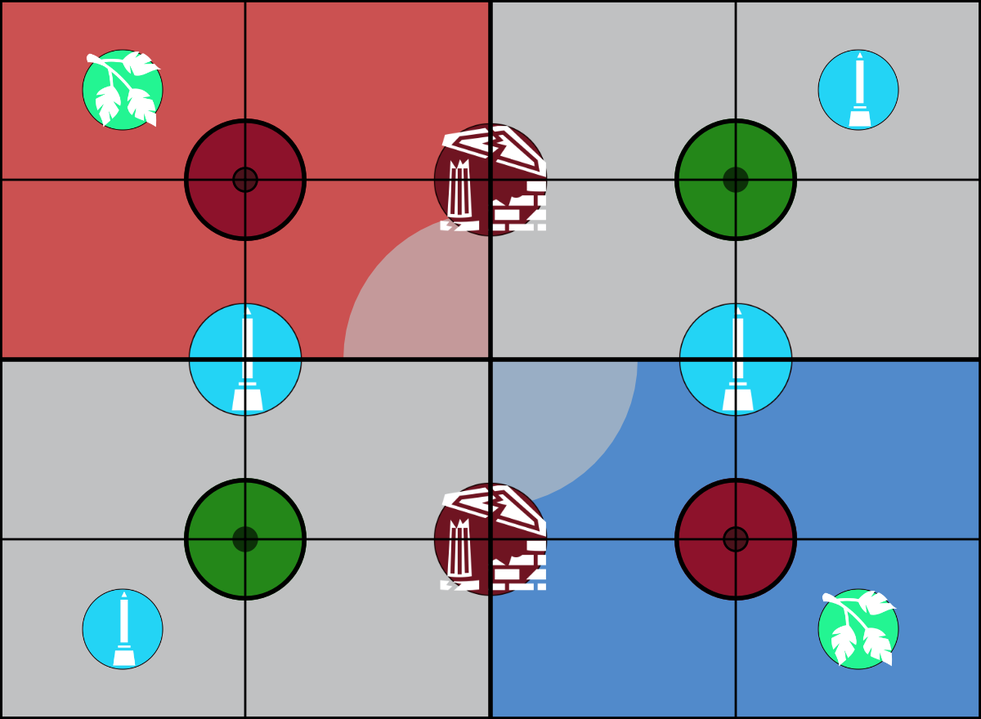
#> input picture assets/battle-plans-ageofindex/aos-passing-seasons.png, 981 x 719 px, shrunk from 1200 x 880 before the run, found by its file name
$ python extract_objects_cv.py
#> lines starting #> are read from the running program, lines starting #| are printed output that depends on the picture; after the words box and inside, x2 and y2 are one past the last pixel; in counts of white or black regions, pixels touching at a corner belong together
"""Extract battlefield objects from battle plan images using computer vision"""
import cv2
import numpy as np
from pathlib import Path
import json

def analyze_passing_seasons():
    """Analyze Passing Seasons battle plan to extract object positions"""

    # Load the AOI image (most accurate source)
    img_path = Path("assets/battle-plans-ageofindex/aos-passing-seasons.png")
    img = cv2.imread(str(img_path))
#> img is the input picture: shape (719, 981, 3); mean B, G, R 156.7, 145.7, 152

    if img is None:
        print(f"ERROR: Could not load {img_path}")
        return None

    height, width = img.shape[:2]
    print(f"Image size: {width}x{height}")
#| Image size: 981x719

    # Convert to HSV for color detection
    hsv = cv2.cvtColor(img, cv2.COLOR_BGR2HSV)
#> hsv: shape (719, 981, 3); mean H, S, V 84.4, 87, 187.7

    # Detect circles (objectives are usually circular markers)
    gray = cv2.cvtColor(img, cv2.COLOR_BGR2GRAY)
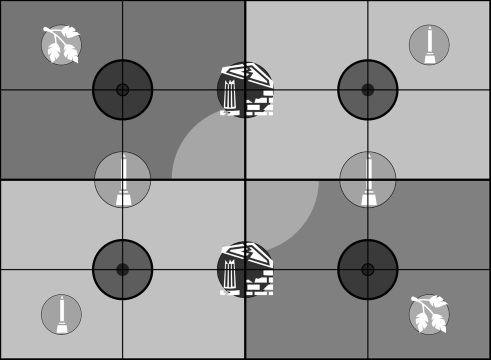
#> gray: shape (719, 981) (shown at 1/2 size); min 0, max 255, mean 148.7
    gray = cv2.medianBlur(gray, 5)
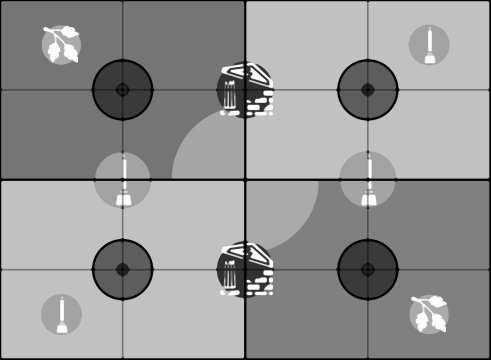
#> gray: shape (719, 981) (shown at 1/2 size); min 0, max 255, mean 149.3

    circles = cv2.HoughCircles(
        gray,
        cv2.HOUGH_GRADIENT,
        dp=1,
        minDist=30,
        param1=50,
        param2=30,
        minRadius=5,
        maxRadius=30
    )
#> circles = [[244.5, 179.5, 13.4], [735.5, 538.5, 13.4]]

    objects = []
    if circles is not None:
        circles = np.uint16(np.around(circles))
#> circles = [[244, 180, 13], [736, 538, 13]]
        print(f"\nFound {len(circles[0])} circular objects:")
#| Found 2 circular objects:

        for i, (x, y, r) in enumerate(circles[0]):
            # Sample color at circle center
            color_sample = hsv[y, x]
            h, s, v = color_sample

            # Determine color based on HSV
            if s < 50:
                color = "white/gray"
            elif 20 < h < 40:
                color = "yellow/gold"
            elif 40 < h < 80:
                color = "green"
            elif 0 < h < 20 or h > 160:
                color = "red/brown"
            elif 80 < h < 140:
                color = "blue"
            else:
                color = "unknown"

            # Convert pixel coordinates to battlefield coordinates
            # Assume battlefield is 60"x44" and centered in image
            # This needs calibration based on actual image layout
            battlefield_x = (x / width) * 60
            battlefield_y = (y / height) * 44

            obj = {
                "type": "objective",
                "x": round(battlefield_x, 1),
                "y": round(battlefield_y, 1),
                "color": color,
                "pixel_pos": [int(x), int(y)],
                "radius": int(r)
            }
            objects.append(obj)
            print(f"  {i+1}. Position ({obj['x']}\", {obj['y']}\") - {color} - radius {r}px at ({x}, {y})")
#> this loop made 2 passes
#> (x, y, r, h, s, v, color, battlefield_x) on passes 1 to 2: (244, 180, 13, 0, 0, 0, 'white/gray', 14.92), (736, 538, 13, 0, 0, 0, 'white/gray', 45.02)
#> (printed output is left out)
#> after the loop, objects = 2 items

    # Save annotated image for verification
    if circles is not None:
        img_annotated = img.copy()
        for x, y, r in circles[0]:
            cv2.circle(img_annotated, (x, y), r, (0, 255, 0), 2)
            cv2.circle(img_annotated, (x, y), 2, (0, 0, 255), 3)
#> this loop made 2 passes
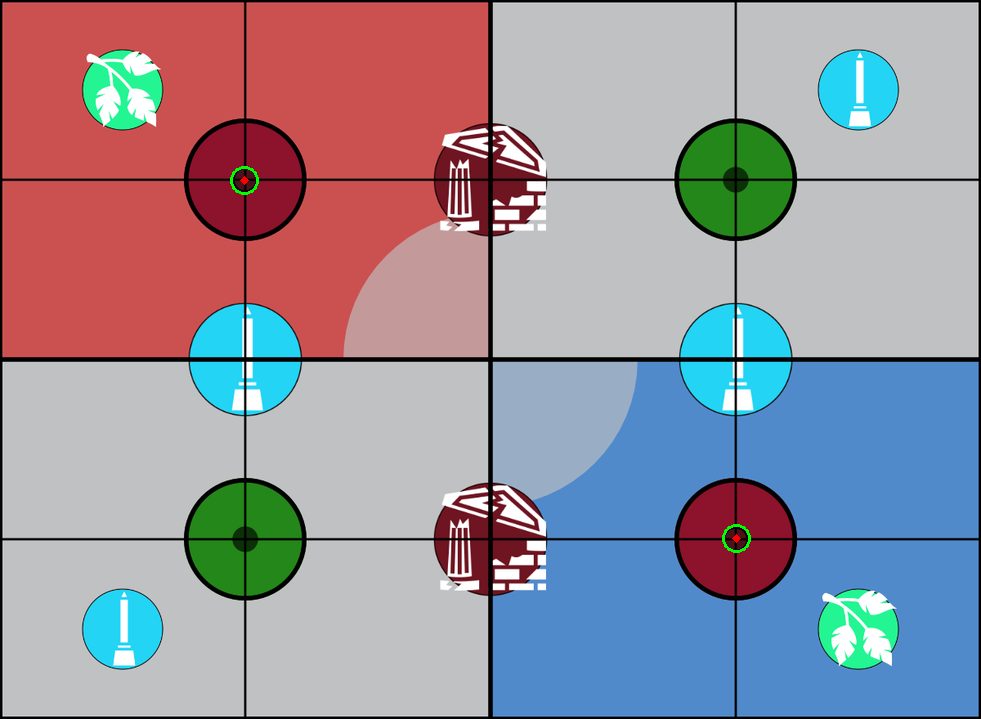
#> img_annotated: shape (719, 981, 3); 0.08% of pixels changed, all inside (x1, y1, x2, y2) = (230, 166, 751, 553)

        output_path = Path("temp_passing_seasons_analyzed.png")
        cv2.imwrite(str(output_path), img_annotated)
        print(f"\nSaved annotated image to {output_path}")

    return objects

if __name__ == "__main__":
    print("Analyzing Passing Seasons battle plan...")
    objects = analyze_passing_seasons()
#> objects = 2 items

    if objects:
        print(f"\nExtracted {len(objects)} objects:")
#| Extracted 2 objects:
        print(json.dumps(objects, indent=2))
#> (printed output is left out)

$ run again, with assets/battle-plans-ageofindex/aos-bountiful-equinox.png copied over assets/battle-plans-ageofindex/aos-passing-seasons.png
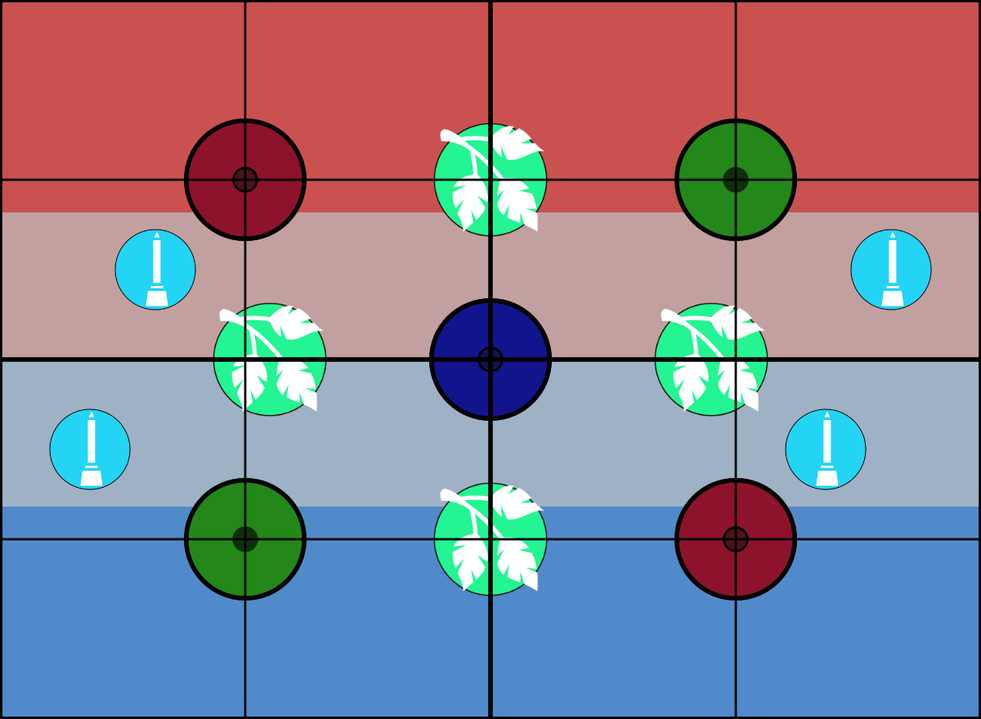
#> input picture assets/battle-plans-ageofindex/aos-bountiful-equinox.png, 981 x 719 px, shrunk from 1200 x 880 before the run, found by its file name
#> in analyze_passing_seasons, img is the input picture: shape (719, 981, 3); mean B, G, R 146.3, 130, 138.8
#| Image size: 981x719
#> hsv: shape (719, 981, 3); mean H, S, V 57.9, 120.8, 190.4
#> in analyze_passing_seasons, `gray = cv2.cvtColor(img, cv2.COLOR_BGR2GRAY)`:
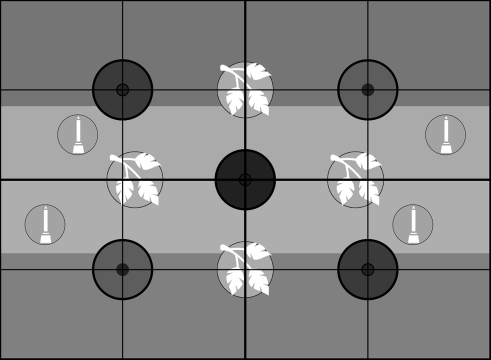
#> gray: shape (719, 981) (shown at 1/2 size); min 0, max 255, mean 134.2
#> in analyze_passing_seasons, `circles = cv2.HoughCircles( gray, cv2.HOUGH_GRADIENT, dp=1, minDist=30..`: circles = [[244.5, 179.5, 13.4], [735.5, 538.5, 13.4]]
#> in analyze_passing_seasons, `circles = np.uint16(np.around(circles))`: circles = [[244, 180, 13], [736, 538, 13]]
#| Found 2 circular objects:
#> the loop in analyze_passing_seasons, `for i, (x, y, r) in enumerate(circles[0]):` made 2 passes
#> (x, y, r, h, s, v, color, battlefield_x) on passes 1 to 2: (244, 180, 13, 0, 0, 0, 'white/gray', 14.92), (736, 538, 13, 0, 0, 0, 'white/gray', 45.02)
#> (printed output is left out)
#> after the loop in analyze_passing_seasons, `for i, (x, y, r) in enumerate(circles[0]):`: objects = 2 items
#> the loop in analyze_passing_seasons, `for x, y, r in circles[0]:` made 2 passes
#> after the loop in analyze_passing_seasons, `for x, y, r in circles[0]:`:
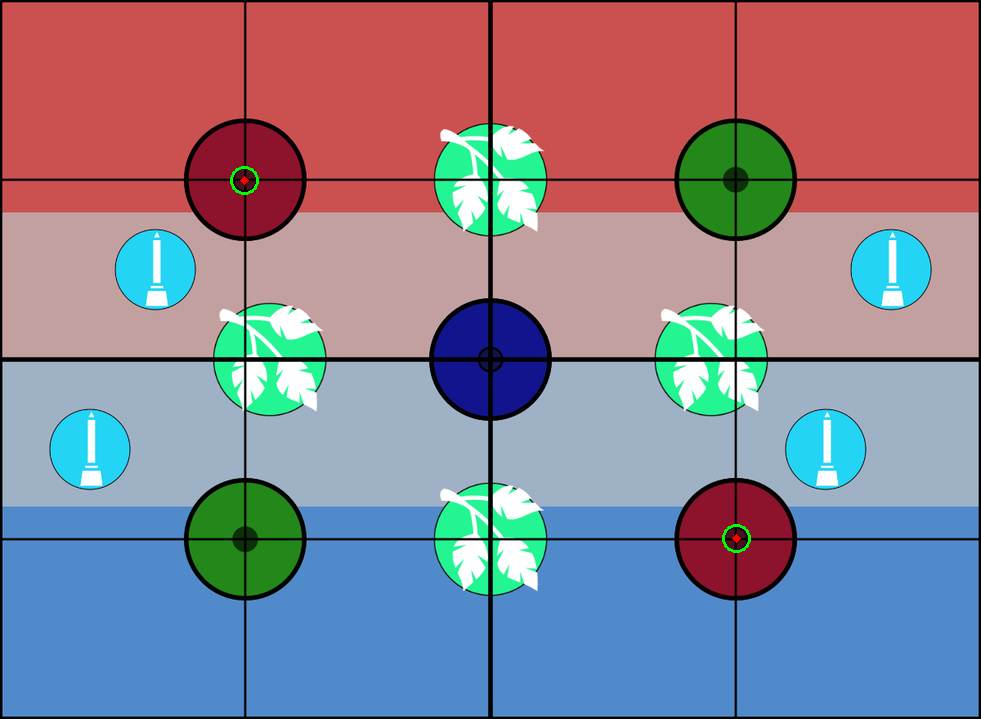
#> img_annotated: shape (719, 981, 3); 0.08% of pixels changed, all inside (x1, y1, x2, y2) = (230, 166, 751, 553)
#| Extracted 2 objects:
#> (printed output is left out)

$ run again, with assets/battle-plans-ageofindex/aos-creeping-corruption.png copied over assets/battle-plans-ageofindex/aos-passing-seasons.png
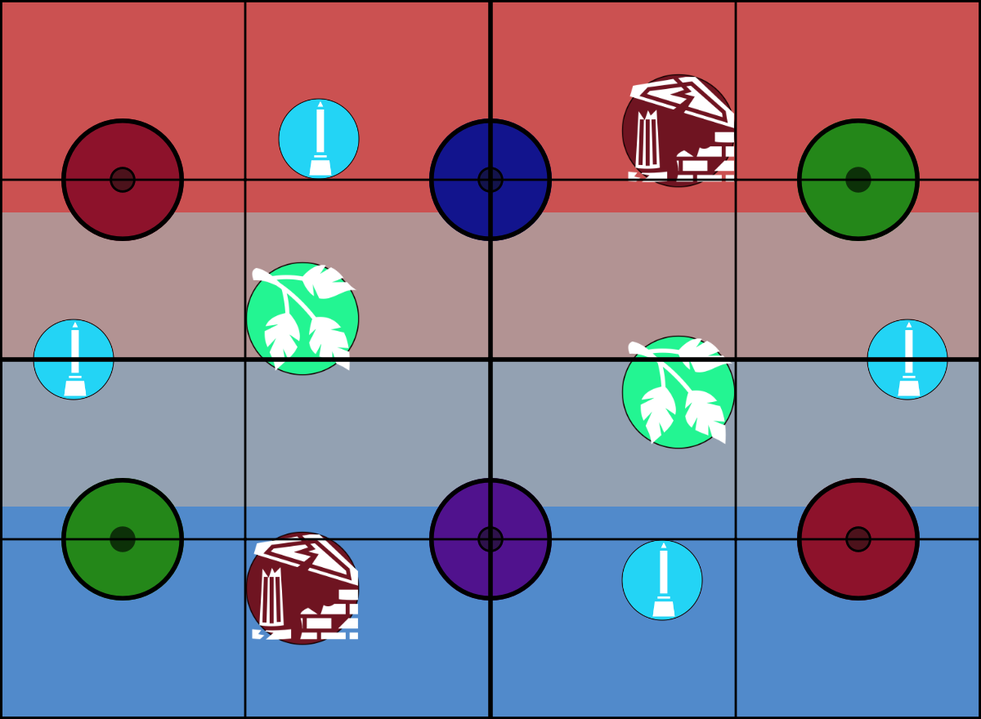
#> input picture assets/battle-plans-ageofindex/aos-creeping-corruption.png, 981 x 719 px, shrunk from 1200 x 880 before the run, found by its file name
#> in analyze_passing_seasons, img is the input picture: shape (719, 981, 3); mean B, G, R 139.2, 121.5, 134.5
#| Image size: 981x719
#> hsv: shape (719, 981, 3); mean H, S, V 61.4, 117.5, 180.3
#> in analyze_passing_seasons, `gray = cv2.cvtColor(img, cv2.COLOR_BGR2GRAY)`:
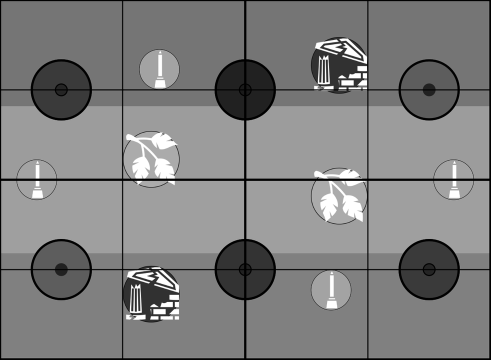
#> gray: shape (719, 981) (shown at 1/2 size); min 0, max 255, mean 127.2
#> in analyze_passing_seasons, `circles = cv2.HoughCircles( gray, cv2.HOUGH_GRADIENT, dp=1, minDist=30..`: circles = [[122.5, 538.5, 12.2], [857.5, 179.5, 12.2], [122.5, 179.5, 13.4], [857.5, 538.5, 13.4], [489.5, 179.5, 12.5], [489.5, 538.5, 12.5]]
#> in analyze_passing_seasons, `circles = np.uint16(np.around(circles))`: circles = [[122, 538, 12], [858, 180, 12], [122, 180, 13], [858, 538, 13], [490, 180, 12], [490, 538, 12]]
#| Found 6 circular objects:
#> the loop in analyze_passing_seasons, `for i, (x, y, r) in enumerate(circles[0]):` made 6 passes
#> (x, y, r, h, s, v, color, battlefield_x) on passes 1 to 6: (122, 538, 12, 60, 209, 11, 'green', 7.46), (858, 180, 12, 60, 209, 11, 'green', 52.48), (122, 180, 13, 175, 195, 17, 'red/brown', 7.46), (858, 538, 13, 175, 195, 17, 'red/brown', 52.48), (490, 180, 12, 0, 0, 0, 'white/gray', 29.97), (490, 538, 12, 0, 0, 0, 'white/gray', 29.97)
#> (printed output is left out)
#> after the loop in analyze_passing_seasons, `for i, (x, y, r) in enumerate(circles[0]):`: objects = 6 items
#> the loop in analyze_passing_seasons, `for x, y, r in circles[0]:` made 6 passes
#> after the loop in analyze_passing_seasons, `for x, y, r in circles[0]:`:
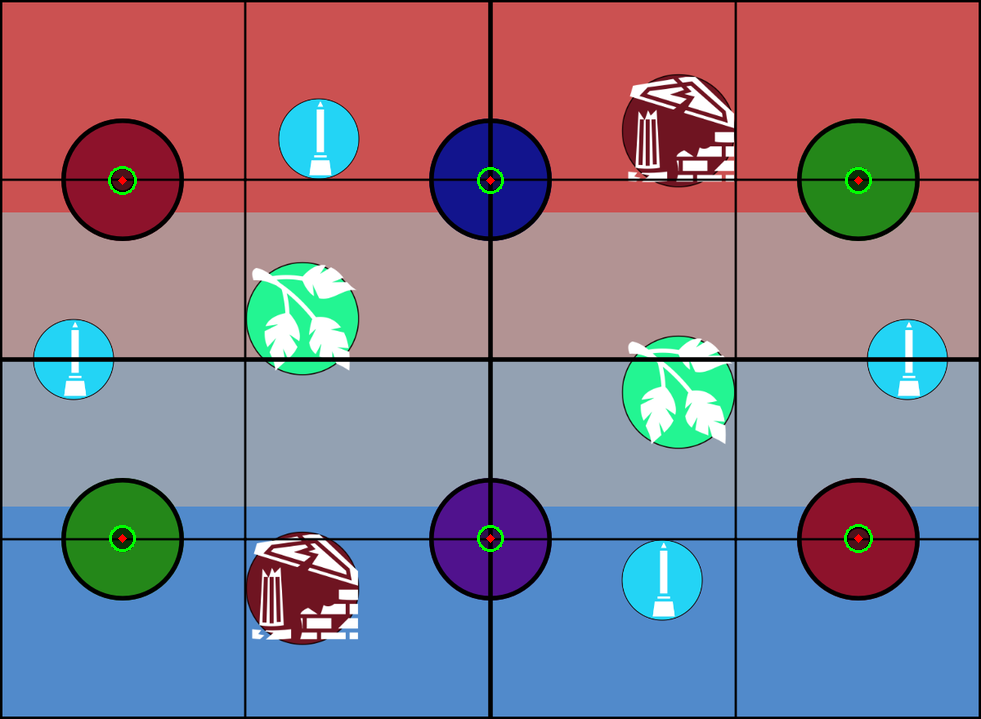
#> img_annotated: shape (719, 981, 3); 0.23% of pixels changed, all inside (x1, y1, x2, y2) = (108, 166, 873, 553)
#| Extracted 6 objects:
#> (printed output is left out)
